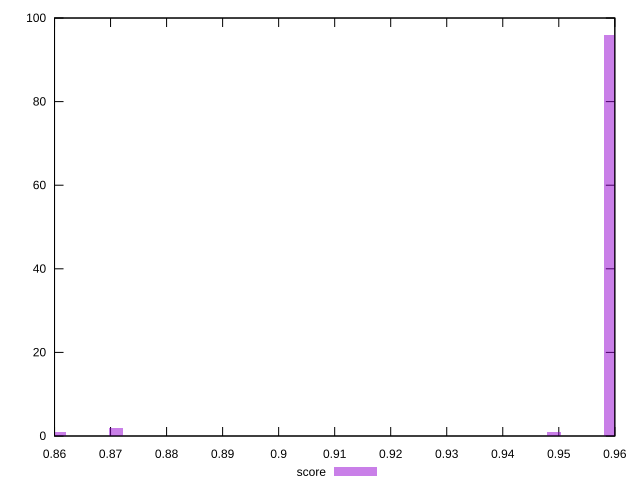

The script that saved this image:
reset

$score <<EOF
0.9491783568944892 1
0.9592759989891114 96
0.8709216306611669 2
0.8608239885665447 1
EOF

set key outside below
set boxwidth 0.0025244105236555564
set xrange [0.86:0.96]
set yrange [0:100]
set trange [0:100]
set style fill transparent solid 0.5 noborder
set terminal svg size 640, 490 enhanced background rgb 'white'
set output "report_00018_2021-02-10T15-25-16.877Z/interactive/samples/pages+cached+noadtech+nomedia+nocss/score/histogram.svg"

plot $score title "score" with boxes

reset
